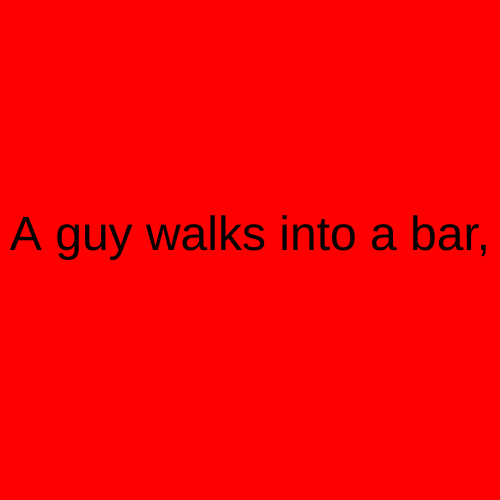
Frame 1 (no input)
Frame 60 (no input): identical to frame 1, image omitted
Frame 120 (the mouse pressed at the canvas centre since frame 60): identical to frame 1, image omitted

The p5.js sketch that drew this single still picture (run headless with seeded random() and noise() and a simulated clock; from frame 60 on, the mouse is pressed at the canvas centre):

// p5.js sketch
// ── sketch.js
let state = 0;

function setup() {
  createCanvas(500, 500);
  textAlign(CENTER);
  textSize(48);
}

function draw() {
  switch(state){
    case 0:
    background('red');
    text("A guy walks into a bar,", width/2, height/2);
    break;

    case 1:
    background('green');
    text("and a passerby asks,\n \"Are you okay?\n That looked painful.\"", width/2, height/2);
    break;
  }
}

function mouseReleased() {
  state++ ;
  if (state > 1){
    state = 0;
  }
}
